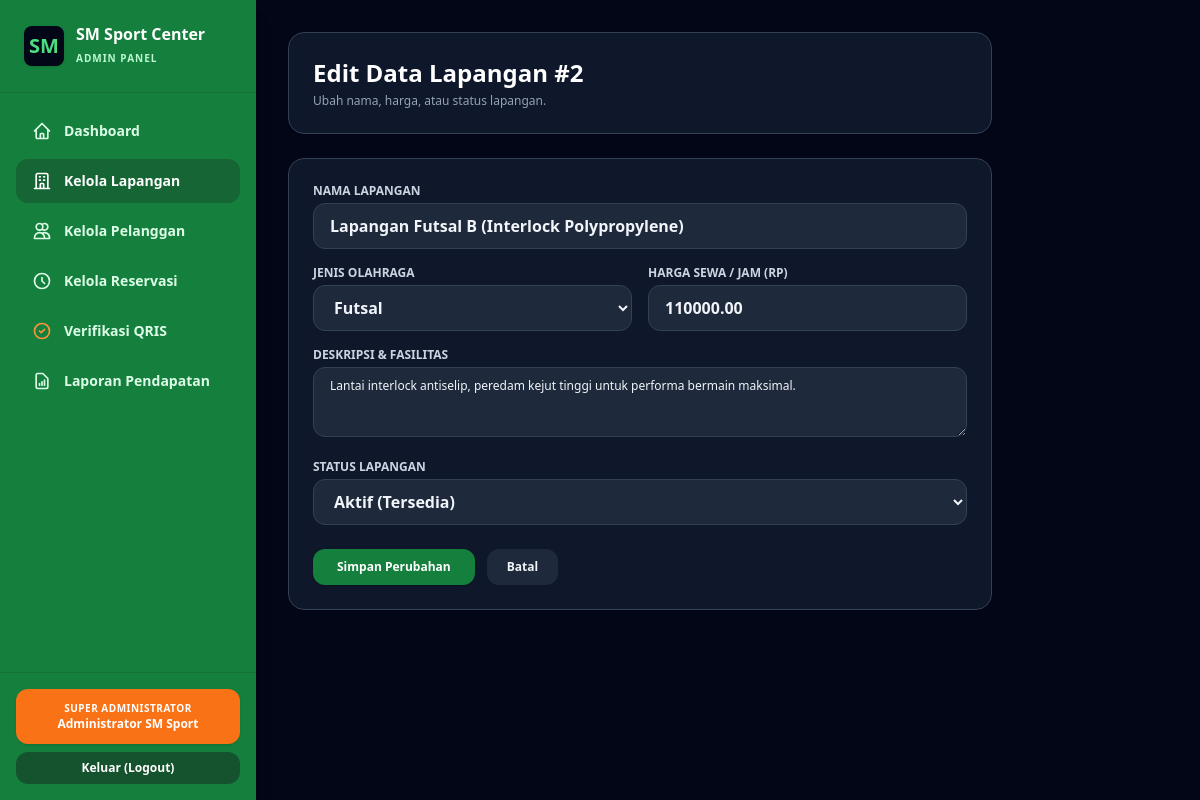
The app's page /admin/lapangan/edit.php?id=2 (signed in) with its own data.
### tables this page shows
CREATE TABLE IF NOT EXISTS `lapangan` (
  `id` INT AUTO_INCREMENT PRIMARY KEY,
  `nama` VARCHAR(100) NOT NULL,
  `jenis` ENUM('futsal','badminton') NOT NULL,
  `harga_per_jam` DECIMAL(10,2) NOT NULL,
  `deskripsi` TEXT,
  `status` ENUM('aktif','nonaktif') NOT NULL DEFAULT 'aktif'
);

### admin/lapangan/edit.php (the view, shortened to what this page needs)
<?php
require_once '../../config/database.php';
$id = intval($_GET['id'] ?? 0);
$stmt = $pdo->prepare("SELECT * FROM lapangan WHERE id = ?");
$stmt->execute([$id]);
$lapangan = $stmt->fetch();
?>
<!DOCTYPE html>
<html lang="id">
<head>
    <script src="https://cdn.tailwindcss.com"></script>
</head>
<body class="bg-slate-950 font-sans min-h-screen flex">
    <?php include '../../includes/navbar_admin.php'; ?>
    <main class="flex-1 p-8 space-y-6 overflow-y-auto max-w-3xl">
        <div class="bg-slate-900 p-6 rounded-2xl border border-slate-700 shadow-sm">
            <h1 class="text-2xl font-black text-white">Edit Data Lapangan #<?= $id ?></h1>
            <p class="text-xs text-slate-400 mt-1">Ubah nama, harga, atau status lapangan.</p>
        </div>
        <form method="POST" class="bg-slate-900 p-6 rounded-2xl border border-slate-700 shadow-sm space-y-4">
            <div>
                <label class="block text-xs font-bold text-slate-300 uppercase mb-1">Nama Lapangan</label>
                <input type="text" name="nama" required value="<?= htmlspecialchars($lapangan['nama']) ?>" class="w-full px-4 py-2.5 bg-slate-800 border border-slate-700 rounded-xl font-semibold text-slate-100 outline-none focus:ring-2 focus:ring-green-600">
            </div>
            <div class="grid grid-cols-2 gap-4">
                <div>
                    <label class="block text-xs font-bold text-slate-300 uppercase mb-1">Jenis Olahraga</label>
                    <select name="jenis" required class="w-full px-4 py-2.5 bg-slate-800 border border-slate-700 rounded-xl font-semibold text-slate-100 outline-none focus:ring-2 focus:ring-green-600">
                        <option value="futsal" <?= $lapangan['jenis'] === 'futsal' ? 'selected' : '' ?>>Futsal</option>
                    </select>
                </div>
                <div>
                    <label class="block text-xs font-bold text-slate-300 uppercase mb-1">Harga Sewa / Jam (Rp)</label>
                    <input type="number" name="harga_per_jam" required value="<?= htmlspecialchars($lapangan['harga_per_jam']) ?>" class="w-full px-4 py-2.5 bg-slate-800 border border-slate-700 rounded-xl font-semibold text-slate-100 outline-none focus:ring-2 focus:ring-green-600">
                </div>
            </div>
            <div>
                <label class="block text-xs font-bold text-slate-300 uppercase mb-1">Deskripsi & Fasilitas</label>
                <textarea name="deskripsi" rows="3" class="w-full px-4 py-2.5 bg-slate-800 border border-slate-700 rounded-xl text-xs font-medium text-slate-100 outline-none focus:ring-2 focus:ring-green-600"><?= htmlspecialchars($lapangan['deskripsi']) ?></textarea>
            </div>
            <div>
                <label class="block text-xs font-bold text-slate-300 uppercase mb-1">Status Lapangan</label>
                <select name="status" class="w-full px-4 py-2.5 bg-slate-800 border border-slate-700 rounded-xl font-semibold text-slate-100 outline-none focus:ring-2 focus:ring-green-600">
                    <option value="aktif" <?= $lapangan['status'] === 'aktif' ? 'selected' : '' ?>>Aktif (Tersedia)</option>
                </select>
            </div>
            <div class="flex items-center gap-3 pt-2">
                <button type="submit" class="px-6 py-2.5 bg-green-700 hover:bg-green-800 text-white font-bold rounded-xl text-xs shadow">
                    Simpan Perubahan
                </button>
                <a href="index.php" class="px-5 py-2.5 bg-slate-800 hover:bg-slate-700 text-slate-100 font-bold rounded-xl text-xs transition">
                    Batal
                </a>
            </div>
        </form>
    </main>
</body>
</html>

### records on screen
lapangan: nama "Lapangan Futsal B (Interlock Polypropylene)", jenis "Futsal", harga_per_jam "110000.00", deskripsi "Lantai interlock antiselip, peredam kejut tinggi untuk performa bermain maksimal.", status "Aktif (Tersedia)"

### other values on screen
$_SESSION['nama'] "Administrator SM Sport"
$id "2"
